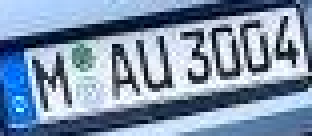
#> input picture uploaded_image.png, 78 x 34 px (shown 4 times larger); its folder holds only this picture in this run
$ python -i LicensePlateCharacterGeneration.py   (imports and definitions only)
#> lines starting #> are read from the running program, lines starting #| are printed output that depends on the picture
#> further down, picture is the input picture: shape (34, 78, 3); mean B, G, R 171.7, 146.3, 125.9
# !!! imgaug must be downloaded from this fork : https://github.com/marcown/imgaug

from PIL import Image, ImageFont, ImageDraw
import numpy as np
import imgaug.augmenters as iaa
import os
import cv2
import string
import random
import itertools
from pathlib import Path


# image_size should be the same as the size of the characters we segment from the actual license plates BEFORE resizing them to 28x28 ! Such that
# we do the same transformations
# TODO : maybe do some changes here, img_size 90,140 is not always diretly the one to use but its around the right area (atleast from when I segmented the characters BEFORE
# resizing them to 28x28, they had about this size
# TODO : I didn't manage for the letters/numbers to fill out the complete 90,140 , like it should be the case
# [319 lines left out: functions generate_single_character, create_augmented_pair_edge_roughness, create_augmented_pair_thickness, create_augmented_pair_perspective_skew, create_augmented_pair_imagequality, get_edge_segment and 2 more, not called in this run]


def create_augmented_pair_hole_filling(clean_image):
    # Note that this doesn't work on all characters, because not all holes are completely "closed"

    # TODO : fix the bitwise_not madness
    image = np.array(clean_image)
    # For dialation & erosion operations : we need black background and white characters
    image = cv2.bitwise_not(image)
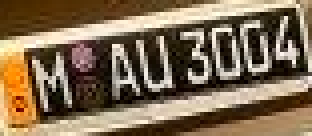
#> image: shape (34, 78, 3) (shown 4 times larger); mean B, G, R 83.3, 108.7, 129.1

    # First, dilate the image (this is in order to close some of the holes, such that the flooding function will work better and on more characters)
    kernel_dil = np.ones((8,8), np.uint8)  # Adjust kernel size to control how much to dilate
    dilated = cv2.dilate(image, kernel_dil, iterations=1)  # Adjust iterations for more/less dilation
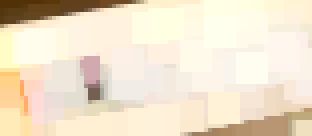
#> dilated: shape (34, 78, 3) (shown 4 times larger); mean B, G, R 203.8, 225.8, 239.4
    image = dilated
    image = cv2.bitwise_not(image)
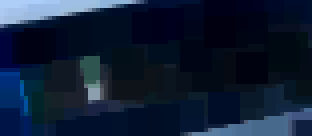
#> image: shape (34, 78, 3) (shown 4 times larger); mean B, G, R 51.2, 29.2, 15.6
#> (the run stopped early here; a loop or call above may not have finished)
